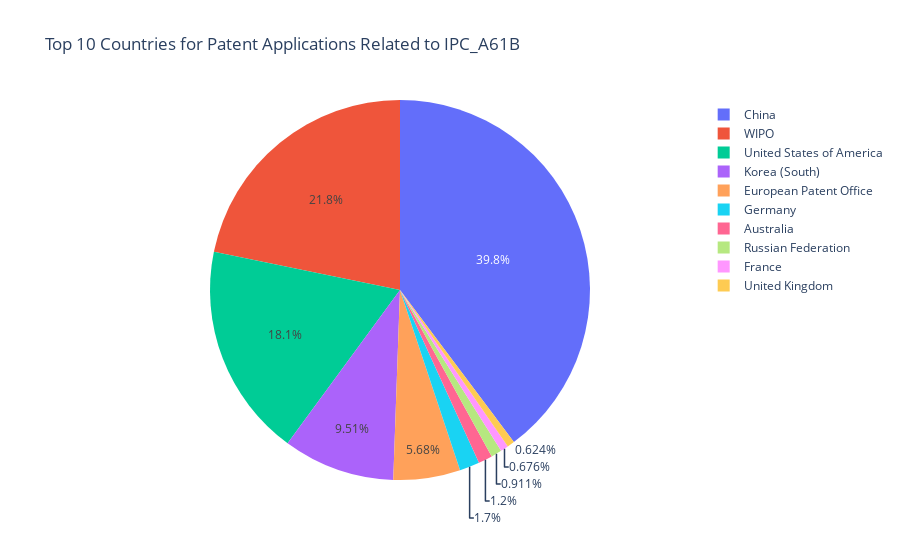

Notebook code for this chart:
### Markdown cell above
## Quantitative-analysis
### Portion Rate Map :Top 10 Countries for Patent Applications Related to IPC_A61B

### Code cell
# Filter the data by the "IPC_A61B" category
ipc_a61b_df = df[df['IPC'].str.startswith('A61B')]

# Group by country and count the number of patent applications
country_counts = ipc_a61b_df.groupby('country').size().reset_index(name='count')
top_10_countries = country_counts.sort_values(by='count', ascending=False).head(10)

# Check if any of the countries in the top 10 have zero patent applications
if top_10_countries['count'].sum() == 0:
    print('There are no patent applications related to IPC_A61B for any of the top 10 countries.')
else:
    # Create an interactive pie chart
    fig = px.pie(top_10_countries,
                 values='count',
                 names='country',
                 title='Top 10 Countries for Patent Applications Related to IPC_A61B')
    fig.show()
    fig.write_html(file='bar-chartIPC_A61B.html', auto_open=True)

### Figure 1 — Plotly figure (JSON) as saved in the notebook; plotly's stock layout.template omitted (floating-point values rounded to 4 significant figures)
{"data": [{"domain": {"x": [0, 1], "y": [0, 1]}, "hovertemplate": "country=%{label}<br>count=%{value}<extra></extra>", "labels": ["China", "WIPO", "United States of America", "Korea (South)", "European Patent Office", "Germany", "Australia", "Russian Federation", "France", "United Kingdom"], "legendgroup": "", "name": "", "showlegend": true, "type": "pie", "values": [3057, 1674, 1395, 731, 437, 131, 92, 70, 52, 48]}], "layout": {"legend": {"tracegroupgap": 0}, "title": {"text": "Top 10 Countries for Patent Applications Related to IPC_A61B"}}}
